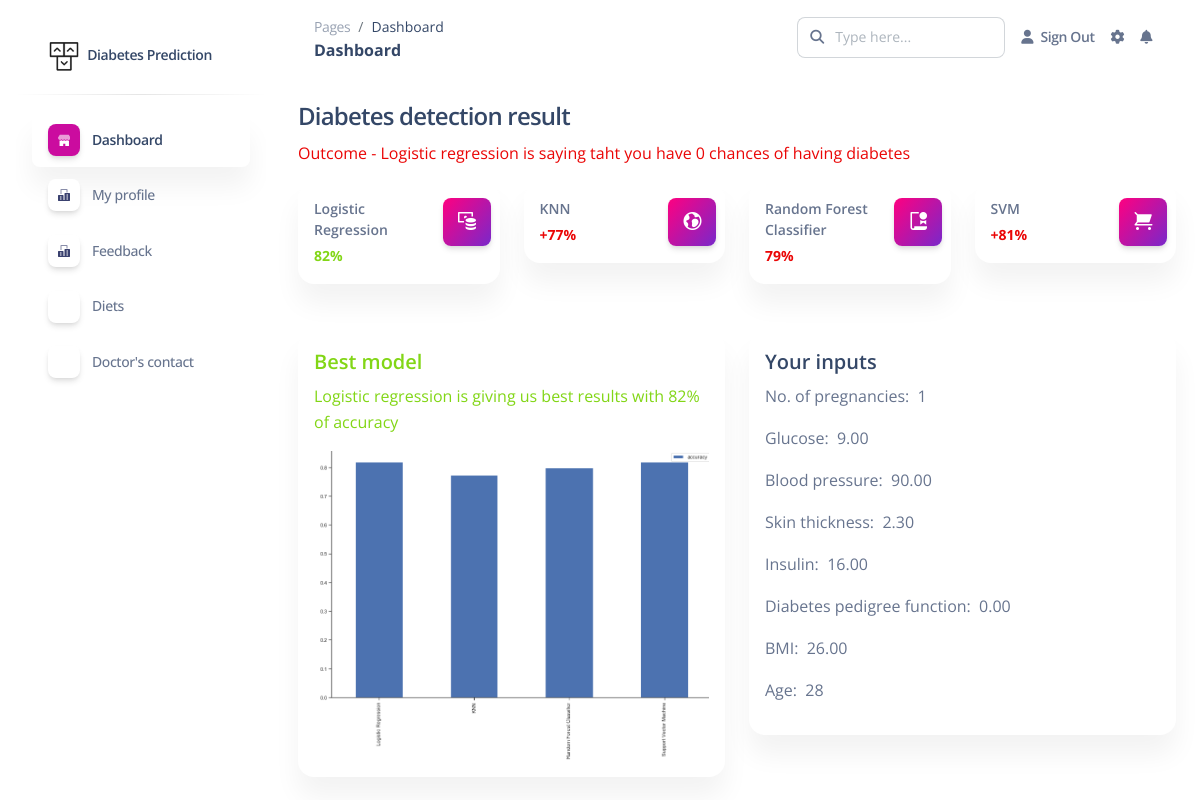
Screenshot of /dashboard/prediction/1/ with the database file from the repository.
### main/models.py (models this page shows)
class Prediction(models.Model):
	user_id = models.ForeignKey(User, on_delete=models.CASCADE)
	name = models.CharField(max_length=60)
	number_of_pregnancies = models.IntegerField()
	glucose = models.DecimalField(max_digits=5, decimal_places=2)
	blood_pressure = models.DecimalField(max_digits=5, decimal_places=2)
	skin_thickness = models.DecimalField(max_digits=5, decimal_places=2)
	insulin = models.DecimalField(max_digits=5, decimal_places=2)
	bmi = models.DecimalField(max_digits=5, decimal_places=2)
	diabetes_pedigree_function = models.DecimalField(max_digits=5, decimal_places=2)
	age = models.IntegerField()
	model1_prediction = models.CharField(max_length=10, default='0%')
	model2_prediction = models.CharField(max_length=10, default='0%')
	model3_prediction = models.CharField(max_length=10, default='0%')
	model4_prediction = models.CharField(max_length=10, default='0%')
	result = models.CharField(max_length=10, default='0%')
	created_at = models.DateTimeField(auto_now_add=True)

### main/views.py (the view)
# urls.py: path('dashboard/prediction/<int:id>/', prediction_view, name='prediction'),
def prediction_view(request, id):
    prediction = Prediction.objects.filter(id=id).values()[0]
    context = {
        'title': 'Home',
        'prediction': prediction
    }
    return render(request, 'dashboard/prediction.html', context)

### main/templates/dashboard/prediction.html
{% extends 'dashboard/sidebar.html' %}
{% load static %}
{% block dashboard_content %}
<div class="row">
	<div class="col-lg-12">
		<h4>Diabetes detection result</h4>
		<p class="text-danger">Outcome - Logistic regression is saying taht you have {{ prediction.model1_prediction }} chances of
			having diabetes</p>
	</div>
</div>
<div class="row">
	<div class="col-xl-3 col-sm-6 mb-xl-0 mb-4">
		<div class="card">
			<div class="card-body p-3">
				<div class="row">
					<div class="col-8">
						<div class="numbers">
							<p class="text-sm mb-0 text-capitalize font-weight-bold">Logistic regression</p>
							<h5 class="font-weight-bolder mb-0">
								<span class="text-success text-sm font-weight-bolder">82%</span>
							</h5>
						</div>
					</div>
					<div class="col-4 text-end">
						<div class="icon icon-shape bg-gradient-primary shadow text-center border-radius-md">
							<i class="ni ni-money-coins text-lg opacity-10" aria-hidden="true"></i>
						</div>
					</div>
				</div>
			</div>
		</div>
	</div>
	<div class="col-xl-3 col-sm-6 mb-xl-0 mb-4">
		<div class="card">
			<div class="card-body p-3">
				<div class="row">
					<div class="col-8">
						<div class="numbers">
							<p class="text-sm mb-0 text-capitalize font-weight-bold">KNN</p>
							<h5 class="font-weight-bolder mb-0">
								<span class="text-danger text-sm font-weight-bolder">+77%</span>
							</h5>
						</div>
					</div>
					<div class="col-4 text-end">
						<div class="icon icon-shape bg-gradient-primary shadow text-center border-radius-md">
							<i class="ni ni-world text-lg opacity-10" aria-hidden="true"></i>
						</div>
					</div>
				</div>
			</div>
		</div>
	</div>
	<div class="col-xl-3 col-sm-6 mb-xl-0 mb-4">
		<div class="card">
			<div class="card-body p-3">
				<div class="row">
					<div class="col-8">
						<div class="numbers">
							<p class="text-sm mb-0 text-capitalize font-weight-bold">Random forest classifier</p>
							<h5 class="font-weight-bolder mb-0">
								<span class="text-danger text-sm font-weight-bolder">79%</span>
							</h5>
						</div>
					</div>
					<div class="col-4 text-end">
						<div class="icon icon-shape bg-gradient-primary shadow text-center border-radius-md">
							<i class="ni ni-paper-diploma text-lg opacity-10" aria-hidden="true"></i>
						</div>
					</div>
				</div>
			</div>
		</div>
	</div>
	<div class="col-xl-3 col-sm-6">
		<div class="card">
			<div class="card-body p-3">
				<div class="row">
					<div class="col-8">
						<div class="numbers">
							<p class="text-sm mb-0 text-capitalize font-weight-bold">SVM</p>
							<h5 class="font-weight-bolder mb-0">
								<span class="text-danger text-sm font-weight-bolder">+81%</span>
							</h5>
						</div>
					</div>
					<div class="col-4 text-end">
						<div class="icon icon-shape bg-gradient-primary shadow text-center border-radius-md">
							<i class="ni ni-cart text-lg opacity-10" aria-hidden="true"></i>
						</div>
					</div>
				</div>
			</div>
		</div>
	</div>
</div>
<div class="row mt-5">
	<div class="col-lg-6">
		<div class="card p-3">
			<h5 class="text-success">Best model</h5>
			<p class="text-success">Logistic regression is giving us best results with 82% of accuracy</p>
			<img src="{% static '/img/home/graph.png' %}"/>
		</div>
	</div>
	<div class="col-lg-6">
		<div class="card p-3">
			<h5>Your inputs</h5>
			<p>
				<span>No. of pregnancies:&nbsp;</span>
				<span>{{ prediction.number_of_pregnancies }}</span>
			</p>
			<p>
				<span>Glucose:&nbsp;</span>
				<span>{{ prediction.glucose }}</span>
			</p>
			<p>
				<span>Blood pressure:&nbsp;</span>
				<span>{{ prediction.blood_pressure }}</span>
			</p>
			<p>
				<span>Skin thickness:&nbsp;</span>
				<span>{{ prediction.skin_thickness }}</span>
			</p>
			<p>
				<span>Insulin:&nbsp;</span>
				<span>{{ prediction.insulin }}</span>
			</p>
			<p>
				<span>Diabetes pedigree function:&nbsp;</span>
				<span>{{ prediction.diabetes_pedigree_function }}</span>
			</p>
			<p>
				<span>BMI:&nbsp;</span>
				<span>{{ prediction.bmi }}</span>
			</p>
			<p>
				<span>Age:&nbsp;</span>
				<span>{{ prediction.age }}</span>
			</p>
		</div>
	</div>
</div>
{% endblock dashboard_content %}

### main/static/css/nucleo-svg.css (style rules this page uses)
.icon { display: inline-block; color: #111111; height: 1em; width: 1em; }
.icon { fill: currentColor; stroke: none; }

### rows the page displays
Prediction: model1_prediction "0", number_of_pregnancies "1", glucose "9.00", blood_pressure "90.00", skin_thickness "2.30", insulin "16.00", diabetes_pedigree_function "0.00", bmi "26.00", age "28"
